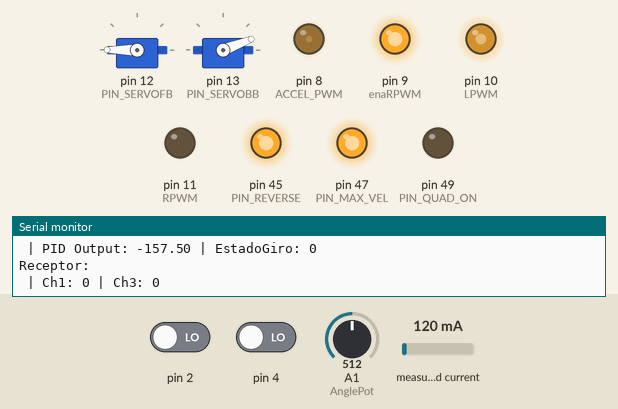
Simulated run of this program. Board: Arduino Mega 2560, built with avr-gcc and run on an emulated ATmega2560. Shown: 2 × servo, output pins drawn as LEDs (lit = HIGH), the last lines printed to the serial monitor. The test bench sets the inputs (shaded band); at power-on: A1 (AnglePot) = 512, measured current 120 mA, pin 2 LOW, pin 4 LOW.

Above: at 1.2 s.
1.3 s: A1 (AnglePot) set to 716
At 2.5 s:
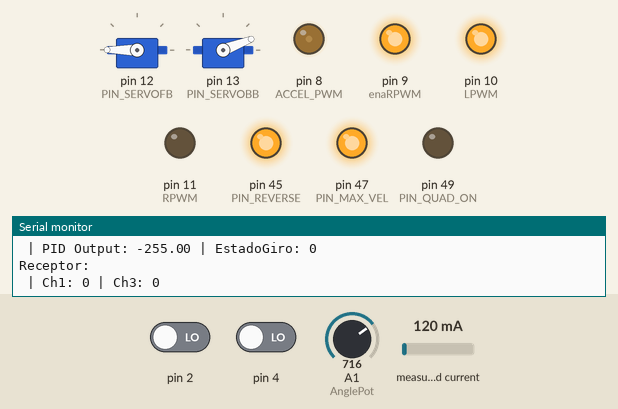
2.8 s: A1 (AnglePot) set to 306
At 3.3 s:
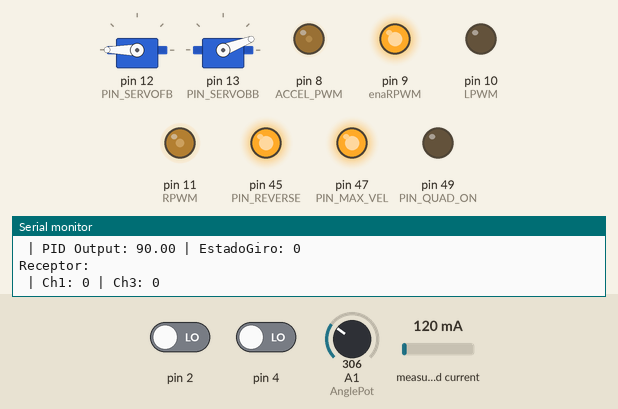
4.3 s: A1 (AnglePot) set to 140
At 4.9 s:
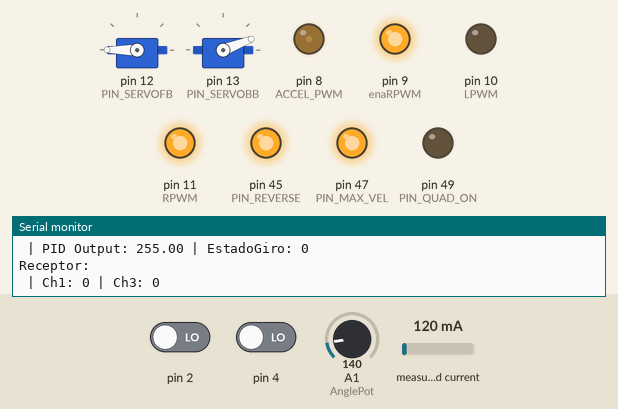
5.8 s: measured current set to 106 mA
8.8 s: measured current set to 91 mA
Timing chart, 0 to 11.3 s (numbered marks = the images above; inputs shaded):
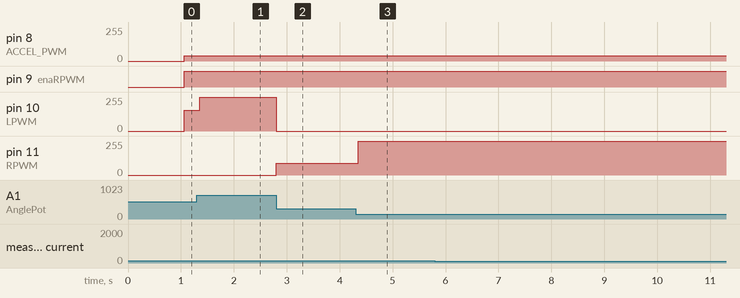

The program:

main.cpp
```cpp
#include <Arduino.h>
#include "ACS712.h"
#include "PID_v1.h"
#include <Servo.h>

// Librería RC
#include "../include/fs_ia6.h"
#include "../include/quad.h"
#include "../include/sma_filter.h"


#define STEERING_THRESHOLD 15000 // Threshold para bloquear el volante

enum Estado {
  READY,
  BLOQ
};
Estado SteeringState = READY;

// Definir constantes de PID
const double Pk1 = 4.5;
const double Ik1 = 0.0;
const double Dk1 = 0.0;
double Setpoint1, Input1, Output1; // Variables para el PID

PID PID1(&Input1, &Output1, &Setpoint1, Pk1, Ik1, Dk1, DIRECT); // Configuración PID

// ACS712 (sensor de corriente)
ACS712 ACS(A0, 5.0, 1023, 66);
int mA = 0; // Almacena el valor de corriente

// Objeto servo para controlar frenos
Servo myServo;

// Definir pines
#define CH1 2
#define CH2 3
#define CH3 4
#define CH4 5
#define CH5 6
#define CH6 7
#define Current_Sensor A0
#define AnglePot A1  // Pin para el potenciómetro del ángulo

// Variables del Quad
int new_MaxVel = 1;
bool maxvel_funcition_aux = true;

// Variables de canal
int ch1Value, ch2Value, ch3Value, ch4Value, ch5Value, ch6Value;
int sma_ch1, sma_ch2, sma_ch3, sma_ch4, sma_ch5, sma_ch6;
int anglePot, angle;

// Declaración de funciones
void checkSteeringStatus();
void SteeringBloqLogic();
void printInfo();

//
// ******************* setup() *******************
void setup() {
  Serial.begin(115200);
  Serial3.begin(115200); // Inicializa la UART3


  // Configuración del PID
  PID1.SetMode(AUTOMATIC);
  PID1.SetOutputLimits(-255, 255);
  PID1.SetSampleTime(30);

  pinMode(AnglePot, INPUT); // Potenciómetro

  initQuad();
  ACS.autoMidPoint(); // Calibrar ACS712
}

//
// ******************* loop() *******************
void loop() {

  ch1Value = readChannel(CH1, -85, 85, 0);

  ch3Value = readChannel(CH3, -100, 100, 0);

  generatePWM(ch3Value);
  //change_MaxVel(sma_ch2, new_MaxVel, maxvel_funcition_aux);
  //Quad_Reverse(sma_ch6);
  //Front_Brakes(sma_ch2);
  //Back_Brakes(sma_ch2);

  // Control PID para el giro
  anglePot = analogRead(AnglePot);
  Setpoint1 = map(ch1Value, -100, 100, 30, 170);
  Input1 = map(anglePot, 0, 1023, 0, 270);
  PID1.Compute();

  // Chequear estado y aplicar lógica de giro
  checkSteeringStatus();
  SteeringBloqLogic();


  // Imprimir información para debug en Serial
  printInfo();

  delay(30); // Retardo para el siguiente ciclo
}

//
// ******************* Funciones Auxiliares *******************

// Chequear el estado del Steering (sin modificaciones)
void checkSteeringStatus() {
  mA = ACS.mA_DC();
  SteeringState = (abs(mA) > STEERING_THRESHOLD) ? BLOQ : READY;

  // Giro centrado
  if (abs(Output1) < 10) {
    digitalWrite(enaRPWM, LOW);
  } else if (abs(Output1) > 10) {
    digitalWrite(enaRPWM, HIGH);
  }
}

// Lógica de bloqueo de Steering (sin modificaciones)
void SteeringBloqLogic() {
  if (SteeringState == READY) {
    if (Output1 > 0) { // Girar derecha
      analogWrite(RPWM, Output1);
      analogWrite(LPWM, 0);
    } else if (Output1 < 0) { // Girar izquierda
      analogWrite(RPWM, 0);
      analogWrite(LPWM, abs(Output1));
    }
  } else {
    Serial.println("\nBLOQUEADO\n");
    analogWrite(RPWM, 0);
    analogWrite(LPWM, 0);
  }
}

// Imprimir información agrupada (para debug)
void printInfo() {
  String info = "";
  info += " | Current: " + String(mA);
  info += " | Angulo: " + String(Input1);
  info += "\nDatos Giro: \n";
  info += " | PID Output: " + String(Output1);
  info += " | EstadoGiro: " + String(SteeringState);
  info += "\nReceptor: \n";
  info += " | Ch1: " + String(ch1Value);
  info += " | Ch3: " + String(ch3Value);
  Serial.println(info);
}
```

fs_ia6.h
```cpp
#ifndef ARDUINO_H_INCLUDE
#define ARDUINO_H_INCLUDE

#include <Arduino.h>

#endif  // ARDUINO_H_INCLUDE

// Include iBusBM Library
#include <IBusBM.h>

// Set all pins as inputs for COMM
void initFS_IA6(uint8_t ch1,uint8_t ch2,uint8_t ch3,uint8_t ch4,uint8_t ch5,uint8_t ch6);

// Read the number of a specified channel and convert to the range provided.
// If the channel is off, return the default value
int readChannel(int channelInput, int minLimit, int maxLimit, int defaultValue);

// Read the switch channel and return a boolean value
bool readSwitch(byte channelInput, bool defaultValue);

// IBUS Function

// Attach iBus object to serial port
void initIBus(HardwareSerial& serial);

// Read the number of a given channel and convert to the range provided.
// If the channel is off, return the default value
int readChannel(IBusBM* ibus, byte channelInput, int minLimit, int maxLimit, int defaultValue);
```

quad.h
```cpp
#ifndef ARDUINO_H_INCLUDE
#define ARDUINO_H_INCLUDE

#include <Arduino.h>
#include <Servo.h>

#endif  // ARDUINO_H_INCLUDE


//Digital Pins
#define PIN_MAX_VEL 47 //22
#define PIN_REVERSE 45 //23
#define PIN_QUAD_ON 49 //24

//PWM Pins
#define ACCEL_PWM 8

//Servo
#define PIN_SERVOFB 12 //9
#define PIN_SERVOBB 13 //10

//IBT 2
//#define enaLPWM 10
#define enaRPWM 9 //11
#define RPWM 11 //12
#define LPWM 10 //13


// Funciones

// Inicializa los pines de control del QUAD
void initQuad();

// Freno delantero Quad
void Front_Brakes(int ch2value);

// Frenos trasero Quad
void Back_Brakes(int ch2value);

// Acelerador Quad
void generatePWM(int ch3value);

void change_MaxVel(int ch2value, int new_MaxVel, bool& maxVel_schmitt_trigger);

void Quad_Reverse(int ch6Value);

bool Quad_ON(int ch5Value);

void turn_right();

void turn_left();

void turn_standby();
```

sma_filter.h
```cpp
#ifndef ARDUINO_H_INCLUDE
#define ARDUINO_H_INCLUDE

#include <Arduino.h>

#endif  // ARDUINO_H_INCLUDE

// Constantes del filtro
const int ORDER = 10; // Orden del filtro (mayor es más rápido pero menos eficiente)
const float ALPHA = 0.1; // Parámetro de ajuste del filtro (0 a 1)


void initFilter();

int getFilteredValue(int value);
```

fs_ia6.cpp
```cpp
#include "../include/fs_ia6.h"


//////////////// NO IBUS /////////////////////////////////////////////////////////////

// Set all pins as inputs for COMM
void initFS_IA6(uint8_t ch1,uint8_t ch2,uint8_t ch3,uint8_t ch4,uint8_t ch5,uint8_t ch6){
  pinMode(ch1, INPUT);
  pinMode(ch2, INPUT);
  pinMode(ch3, INPUT);
  pinMode(ch4, INPUT);
  pinMode(ch5, INPUT);
  pinMode(ch6, INPUT);
}

// Read the number of a specified channel and convert to the range provided.
// If the channel is off, return the default value
int readChannel(int channelInput, int minLimit, int maxLimit, int defaultValue){
  int ch = pulseIn(channelInput, HIGH, 30000);
  if (ch < 100)  return defaultValue;
  return map(ch, 1000, 2000, minLimit, maxLimit);
}

// Read the switch channel and return a boolean value
bool readSwitch(byte channelInput, bool defaultValue){
  int intDefaultValue = (defaultValue)? 100: 0;
  int ch = readChannel(channelInput, 0, 100, intDefaultValue);
  return (ch > 50);
}


//////////////// IBUS  /////////////////////////////////////////////////////////////////

// Attach iBus object to serial port
void initIBus(IBusBM& ibus, HardwareSerial& serial){
    ibus.begin(serial);
}

// Read the number of a given channel and convert to the range provided.
// If the channel is off, return the default value

int readChannel(IBusBM& ibus, byte channelInput, int minLimit, int maxLimit, int defaultValue) {
  uint16_t ch = ibus.readChannel(channelInput);
  if (ch < 100) return defaultValue;
  return map(ch, 1000, 2000, minLimit, maxLimit);
}


/// IBUS LOOP
  // Cycle through first 5 channels and determine values
  // Print values to serial monitor
  // Note IBusBM library labels channels starting with "0"

  // for (byte i = 0; i < 4; i++) {
  //   int value = readChannel(ibus, i, -100, 100, 0);
  //   Serial.print("Ch");
  //   Serial.print(i + 1);
  //   Serial.print(": ");
  //   Serial.print(value);
  //   Serial.print(" | ");
  // }

  // // Print channel 5 (switch) boolean value
  // Serial.print("Ch5: ");
  // Serial.print(readSwitch(4, false));
  // Serial.println();
  // // Print channel 6 (switch) boolean value
  // Serial.print("Ch5: ");
  // Serial.print(readSwitch(5, false));
  // Serial.println();
```

quad.cpp
```cpp
#include "../include/quad.h"

// Se crea un objeto Servo para controlar los frenos
Servo ServoFB;
Servo ServoBB;

void initQuad(){
    //IBT_2 Setup
    pinMode(RPWM, OUTPUT);
    pinMode(LPWM, OUTPUT);
    pinMode(enaRPWM, OUTPUT);
    //pinMode(enaLPWM, OUTPUT);

    digitalWrite(enaRPWM,LOW);
    //digitalWrite(enaLPWM,LOW);
    analogWrite(RPWM, 0);
    analogWrite(LPWM, 0);

    // Digital Pins Setup
    pinMode(PIN_MAX_VEL,OUTPUT);
    pinMode(PIN_REVERSE,OUTPUT);
    pinMode(PIN_QUAD_ON, OUTPUT);

    digitalWrite(PIN_MAX_VEL,true);
    digitalWrite(PIN_REVERSE,true);
    digitalWrite(PIN_QUAD_ON,false);

    //PWM Pins Setup
    pinMode(ACCEL_PWM, OUTPUT);

    analogWrite(ACCEL_PWM, 0);

    //Servo setup
    ServoFB.attach(PIN_SERVOFB);  // Se vincula el objeto Servo al pin del Arduino
    ServoBB.attach(PIN_SERVOBB);

    ServoFB.write(180);
    ServoBB.write(21);
}

// Freno delantero Quad
void Front_Brakes(int ch2value){
  if(ch2value < -50){
    ServoFB.write(160);
  }
  else{
    ServoFB.write(180);
  }

  // int pwmBrake = map (ch2value,-20,-100,180,21);
  // pwmBrake = constrain(pwmBrake, 21, 180);
  // ServoFB.write(pwmBrake);  // Ángulo 0 grados
  // Serial.print("\nFrenoD: ");
  // Serial.println(pwmBrake);
}

// Frenos trasero Quad
void Back_Brakes(int ch2value){
  if(ch2value < -50){
    ServoBB.write(110);
  }
  else{
    ServoBB.write(21);
  }

  // int pwmBrake = map (ch2value,-20,-100,0,170);
  // pwmBrake = constrain(pwmBrake, 0, 170);
  // ServoBB.write(pwmBrake);  // Ángulo 0 grados
  // Serial.print("\nFreno T: ");
  // Serial.println(pwmBrake);
}

// Acelerador Quad
// Función para generar un pulso PWM
void generatePWM(int ch3value) {
  static bool reverseState = false; // Solo visible dentro de la función, pero persiste
  int pwmValue = 40;
  const int pwmMin = 40;
  const int pwmMax = 150;
  const int deadZone = 10;
  bool newReverseState = reverseState;

  if (ch3value > deadZone) {
    newReverseState = true;
    pwmValue = map(ch3value, deadZone, 100, pwmMin, pwmMax);
  }
  else if (ch3value < -deadZone) {
    newReverseState = false;
    pwmValue = map(-ch3value, deadZone, 100, pwmMin, pwmMax);
  }
  else
  {
    newReverseState = true;
  }

  if (newReverseState != reverseState) {
    digitalWrite(PIN_REVERSE, newReverseState ? HIGH : LOW);
    reverseState = newReverseState;
    delay(1000);
  }

  analogWrite(ACCEL_PWM, pwmValue);
}

void change_MaxVel(int ch2value, int new_MaxVel, bool& maxVel_schmitt_trigger){
  if(ch2value > 50){
    if(maxVel_schmitt_trigger == 1){
      maxVel_schmitt_trigger = 0;
      switch (new_MaxVel)
      {
      case 1:
        new_MaxVel = 2;
        break;
      case 2:
        new_MaxVel = 3;
        break;
      case 3:
        new_MaxVel = 4;
        break;
      case 4:
        new_MaxVel = 1;
        break;
      default:
        new_MaxVel = 1;
        break;
      }
      digitalWrite(PIN_MAX_VEL,false);
      delay(50);
      digitalWrite(PIN_MAX_VEL,true);
      Serial.print("\nCambio: ");
      Serial.print(new_MaxVel);
    }

  }
  else if(ch2value <= 30){
    maxVel_schmitt_trigger = 1;
    digitalWrite(PIN_MAX_VEL,true);
  }
}

void Quad_Reverse(int ch6Value){
  if(ch6Value > 33 && ch6Value < 66)
  {
    digitalWrite(PIN_REVERSE,false);
  }
  else{
    digitalWrite(PIN_REVERSE, true);
  }
}

bool Quad_ON(int ch5Value){
  if(ch5Value > 10)
  {
    digitalWrite(PIN_QUAD_ON,true);
    digitalWrite(enaRPWM, HIGH);
    //digitalWrite(enaLPWM, HIGH);
    return true;
  }
  else{
    digitalWrite(PIN_QUAD_ON, false);
    digitalWrite(enaRPWM, LOW);
    //digitalWrite(enaLPWM, LOW);
    return false;
  }
}

void turn_right(){
  analogWrite(RPWM, 100);
  analogWrite(LPWM, 0);
}

void turn_left(){
  analogWrite(RPWM, 0);
  analogWrite(LPWM, 100);
}

void turn_standby(){
  digitalWrite(RPWM, 0);
  digitalWrite(LPWM, 0);
}
```

sma_filter.cpp
```cpp
#include "../include/sma_filter.h"

// Variables del filtro
float _filter[ORDER];
int _count;

void initFilter()
{
    for (int i = 0; i < ORDER; i++)
    {
        _filter[i] = 0;
    }
    _count = 0;
}

int getFilteredValue(int value)
{
    if (_count == 0)
    {
        // Primera iteración, asignar valor directo
        _filter[_count++] = value;
    }
    else
    {
        float alpha = ALPHA;
        for (int i = ORDER - 1; i > 0; i--)
        {
            _filter[i] = _filter[i - 1];
        }
        _filter[0] = (1 - alpha) * _filter[0] + alpha * value;
        if (_count >= ORDER)
        {
            // Mantener el filtro en el orden deseado
            for (int i = 0; i < ORDER - 1; i++)
            {
                _filter[i] = _filter[i + 1];
            }
            _count--;
        }
        else
        {
            _count++;
        }
    }
    int filteredValue = (int)_filter[ORDER - 1];
    return filteredValue;
}
```

Measured:
- after the input at 1.3 s, pin 10 (LPWM): 157/255 → 255/255 after 0.05 s
- after the input at 2.8 s, pin 10 (LPWM): 255/255 → 0/255 at once; pin 11 (RPWM): 0/255 → 90/255 at once
- after the input at 4.3 s, pin 11 (RPWM): 90/255 → 255/255 after 0.05 s
